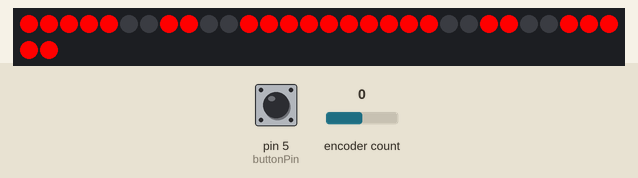
Simulated run of this sketch. Board: Arduino Uno, built with avr-gcc and run on an emulated ATmega328P. Shown: 32 RGB LEDs in strip order, left to right, continuing on the next row. The inputs (shaded band) are chosen by the test bench; at power-on: encoder count 0, pin 5 (buttonPin) HIGH. Dim RGB values are drawn brighter than linear.

Above: at 1.2 s.
1.3 s: encoder count set to 1
At 1.45 s:
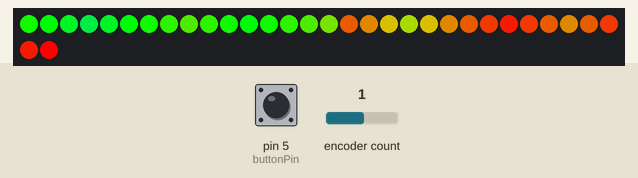
3.7 s: encoder count set to 2
6.7 s: encoder count set to 1
At 8.54 s:
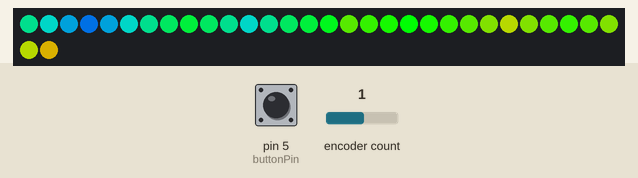
9.7 s: pin 5 (buttonPin) pulled LOW for 1 s
At 10.36 s:
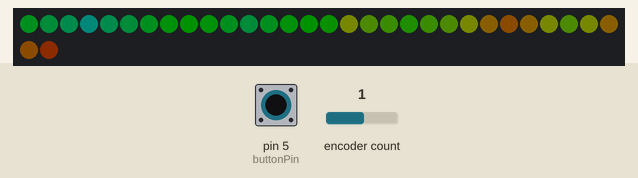
11.3 s: pin 5 (buttonPin) pulled LOW for 3.2 s
At 12.79 s:
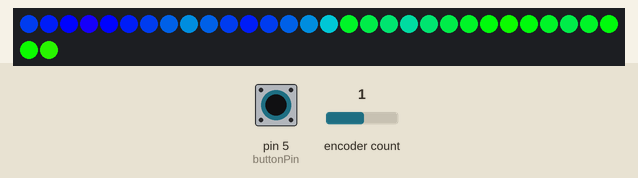

The sketch:

Eyes.ino
```cpp
#include <Adafruit_NeoPixel.h>
#include <BlynkSimpleSerialBLE.h>
#include <Encoder.h>

//brightness button
const int buttonPin = 5;
int buttonState = 0;
bool bright = true;
int highBrightness = 255;
int lowBrightness = 17;
int btntimer = 0;

#define PIN 6
#define NUM_LEDS 32
int outline1[] = {16, 23, 24, 31, 30, 29, 28, 27, 20, 19, 18, 17};
int outline2[] = {0, 1, 2, 3, 4, 11, 12, 13, 14, 15, 8, 7};
int row[][4] = {{31, 32, 32, 32}, {24 , 30, 32, 32} , {23, 25 , 29, 32} , {16, 22, 26, 28}, {17 , 21 , 27, 32} , { 18, 20, 32, 32} , {19, 32, 32, 32}, {15, 32, 32, 32}, {8 , 14, 32, 32} , {7, 9 , 13, 32} , {0, 6, 10, 12}, {1 , 5 , 11, 32} , { 2, 4, 32, 32} , {3, 32, 32, 32}};
Adafruit_NeoPixel strip = Adafruit_NeoPixel(NUM_LEDS, PIN, NEO_GRB + NEO_KHZ800);
BlynkTimer timer;
Encoder myEnc(3, 4);
int rainbow, wipe, bot, constcyc;
int i = 0, y = 0;
boolean LR = true;
boolean RL = true;
void setup() {
  Serial.begin(9600);
  strip.begin();
  strip.setBrightness(highBrightness);
  strip.show();
  myEnc.write(0);
  pinMode(buttonPin, INPUT_PULLUP);
  rainbow = timer.setInterval(5L, rainbowCycle);
  wipe = timer.setInterval(50L, MultiWipe);
  bot = timer.setInterval(50L, Cybot);
  constcyc = timer.setInterval(50L, Cycle);
  timer.disable(rainbow);
  timer.disable(wipe);
  timer.disable(bot);
  timer.disable(constcyc);
  Eyes();
}
void loop() {
  timer.run();
  brightness();
  long newPos = myEnc.read() / 4.0;
  if (newPos < 0) {
    myEnc.write(16);
    newPos = 4;
  }
  if (newPos > 4) {
    myEnc.write(0);
    newPos = 0;
  }
  if (newPos == 0) {
    timer.disable(wipe);
    timer.disable(rainbow);
    timer.disable(bot);
    timer.disable(constcyc);
    Eyes();
  }
  if (newPos == 1) {
    timer.disable(wipe);
    timer.disable(bot);
    timer.disable(constcyc);
    timer.enable(rainbow);
  }
  if (newPos == 2) {
    timer.disable(rainbow);
    timer.disable(bot);
    timer.disable(constcyc);
    timer.enable(wipe);
  }

  if (newPos == 3) {
    timer.disable(wipe);
    timer.disable(rainbow);
    timer.disable(constcyc);
    timer.enable(bot);
  }
  if (newPos == 4) {
    timer.disable(wipe);
    timer.disable(rainbow);
    timer.disable(bot);
    timer.enable(constcyc);
  }
}
void WipeEyes(uint32_t c, uint8_t wait) {
  int x = 0;
  while (x < 12) {
    strip.setPixelColor(outline1[x], c);
    strip.setPixelColor(outline2[x], c);
    strip.show();
    x++;
    delay(wait);
  }
}
void fillOutline(uint32_t c) {
  int x = 0;
  while (x < 12) {
    strip.setPixelColor(outline1[x], c);
    strip.setPixelColor(outline2[x], c);
    x++;
  }
  strip.show();
}
void fillLR(uint32_t c, uint8_t wait) {
  for (int q = 0; q < 7; q++) {
    for (int p = 0; p < 4; p ++) {
      if (row[q][p] != 32) {
        strip.setPixelColor(row[q][p], c);
      }
      strip.show();
    }
    delay(wait);
  }
  for (int q = 0; q < 7; q++) {
    for (int p = 0; p < 4; p ++) {
      if (row[q][p] != 32) {
        strip.setPixelColor(row[q][p] - 16, c);
      }
      strip.show();
    }
    delay(wait);
  }
}
void poleLR(uint32_t c, uint8_t wait) {
  for (int q = 0; q < 7; q++) {
    for (int p = 0; p < 4; p ++) {
      if (row[q][p] != 32) {
        strip.setPixelColor(row[q][p], c);
      }
      if (row[q - 1][p] != 32 && q != 0) {
        strip.setPixelColor(row[q - 1][p], strip.Color(0, 0, 0));
      }
    }
    strip.show();
    delay(wait);
  }
  strip.setPixelColor(row[6][0], strip.Color(0, 0, 0));
  strip.show();
  delay(wait);
  for (int q = 0; q < 7; q++) {
    for (int p = 0; p < 4; p ++) {
      if (row[q][p] != 32) {
        strip.setPixelColor(row[q][p] - 16, c);
      }
      if (row[q - 1][p] != 32 && q != 0) {
        strip.setPixelColor(row[q - 1][p] - 16, strip.Color(0, 0, 0));
      }
    }
    strip.show();
    delay(wait);
  }
  strip.setPixelColor(row[6][0] - 16, strip.Color(0, 0, 0));
  strip.show();
  delay(wait);
}
void poleRL(uint32_t c, uint8_t wait) {
  for (int q = 7; q > - 1; q--) {
    for (int p = 0; p < 4; p ++) {
      if (row[q][p] != 32) {
        strip.setPixelColor(row[q][p] - 16, c);
      }
      if (row[q + 1][p] != 32) {
        strip.setPixelColor(row[q + 1][p] - 16, strip.Color(0, 0, 0));
      }
    }
    strip.show();
    delay(wait);
  }
  strip.setPixelColor(row[0][0] - 16, strip.Color(0, 0, 0));
  strip.show();
  delay(wait);
  for (int q = 6; q > -1; q--) {
    for (int p = 0; p < 4; p ++) {
      if (row[q][p] != 32) {
        strip.setPixelColor(row[q][p], c);
      }
      if (row[q + 1][p] != 32) {
        strip.setPixelColor(row[q + 1][p], strip.Color(0, 0, 0));
      }
    }
    strip.show();
    delay(wait);
  }
  strip.setPixelColor(row[0][0], strip.Color(0, 0, 0));
  strip.show();
  delay(wait);
}
uint32_t Wheel(byte WheelPos) {
  WheelPos = 255 - WheelPos;
  if (WheelPos < 85)
  {
    return strip.Color(255 - WheelPos * 3, 0, WheelPos * 3);
  }
  if (WheelPos < 170)
  {
    WheelPos -= 85;
    return strip.Color(0, WheelPos * 3, 255 - WheelPos * 3);
  }
  WheelPos -= 170;
  return strip.Color(WheelPos * 3, 255 - WheelPos * 3, 0);
}
void rainbowCycle() {
  uint8_t wait = 5;
  uint16_t i, j;
  for (j = 0; j < 256; j++) {
    for (i = 0; i < 14; i++) {
      for (int x = 0; x < 4; x++) {
        if (row[i][x] != 32) {
          strip.setPixelColor(row[i][x], Wheel(((i * 256 / strip.numPixels()) + j) & 255));
        }
      }
    }
    strip.show();
    delay(wait);
  }
}
void MultiWipe() {
  if (LR == true) {
    WipeEyes(strip.Color(255, 0, 0), 50);
    poleLR(strip.Color(0, 255, 0), 50);
    LR = false;
  }
  else {
    WipeEyes(strip.Color(0, 255, 0), 50);
    poleRL(strip.Color(255, 0, 0), 50);
    LR = true;
  }
}
void Eyes() {
  for (int xz = 0; xz < 32; xz++) {
    strip.setPixelColor(xz, strip.Color(0, 0, 0));
  }
  fillOutline(strip.Color(255, 0, 0));
  strip.show();
}
void Cybot() {
  if (RL == true) {
    poleLR(strip.Color(0, 255, 0), 50);
    RL = false;
  }
  else {
    poleRL(strip.Color(255, 0, 0), 50);
    RL = true;
  }
}
void Cycle() {
  WipeEyes(strip.Color(0, 255, 0), 50);
  WipeEyes(strip.Color(255, 0, 0), 50);
}
void brightness() {
  buttonState = digitalRead(buttonPin);
  if (buttonState == LOW) {
    int math = btntimer + 750;
    if (millis() > math) { //
      changeBright();
    }
    btntimer = millis();
  }
}
void changeBright() {
  if (bright == true) {
    bright = false;
  } else {
    bright = true;
  }
  if(bright){
    strip.setBrightness(highBrightness);
  }else{
    strip.setBrightness(lowBrightness);
  }
}
```

Measured:
- after the input at 1.3 s, the LEDs: change at once (image 1)
